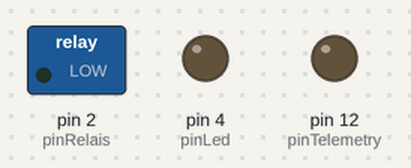
Simulated run of this sketch. Board: Arduino Mega 2560, built with avr-gcc and run on an emulated ATmega2560. Parts: switched loads named in the sketch (green lamp = pin HIGH), output pins drawn as LEDs (lit = HIGH).

Above: at 5.8 s.
At 10.07 s:
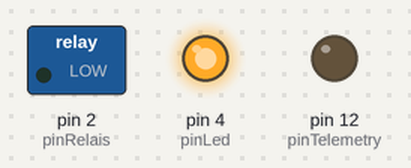
Timing chart, 0 to 14.8 s (numbered marks = the images above):
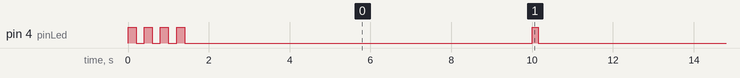

Measured:
- by itself, pin 4 (pinLed): goes 3 × (LOW 0.20 s, HIGH 0.20 s), LOW 8.6 s, 11 × (HIGH 0.15 s, LOW 10.0 s), HIGH 0.15 s, then LOW

The sketch:

receiver.ino
```cpp
// (licence header left out)
// Status der Lampe
bool lampOn = false;
bool replyState = false;
bool relaisState = false;

// Intervals
unsigned long sendInterval = 10000; // nur alle 10s senden
unsigned long lampOffTimeout = 36000000; // 10h


// Zeitstempel
unsigned long lastSend = 0;
unsigned long lastLampOn = 0;
unsigned long lastLedBlink = 0;

// Commands
char cmdLampSetOn[]    = "CLON"; // Anweisung, die Lampe einzuschalten
char cmdLampSetOff[]   = "CLOF"; // Anweisung, die Lampe auszuschalten
char cmdGetLampState[] = "CLST"; // Anweisung, den Status zurückgegeben

// Replys
char replyStateOn[]   = "LSON"; // Antwort: Die Lampe ist eingeschaltet
char replyStateOff[]  = "LSOF"; // Antwort: Die Lampe ist ausgeschaltet

// pins
int pinRelais = 2; // Relais
int pinLed = 4; // LED Statusanzeige
int pinTelemetry = 12; // Telemetrie
int transmitterStateA = 0; // Sender
int transmitterStateB = 15; // Sender


char buf[5] = {'\0','\0','\0','\0','\0'};

void setup() {
  // Ausgänge Setzen
  pinMode(pinRelais, OUTPUT);
  pinMode(pinTelemetry, OUTPUT);
  pinMode(pinLed, OUTPUT);
  pinMode(transmitterStateA, OUTPUT);
  pinMode(transmitterStateB, OUTPUT);

  digitalWrite(pinRelais, LOW);
  digitalWrite(pinTelemetry, LOW);
  digitalWrite(transmitterStateA, LOW);
  digitalWrite(transmitterStateB, LOW);

  // Serielle Schnittstelle zu Funkmodul starten
  Serial2.begin(9600);

  // LED Testen
  ledTest(0);
}

void loop() {
  // ********************************
  // Serielle Daten lesen
  // ********************************

  // alle seriellen Daten lesen und prüfen
  if (Serial2.available() > 0) {

    // Array nachrutschen
    buf[0] = buf[1];
    buf[1] = buf[2];
    buf[2] = buf[3];
    buf[3] = Serial2.read();

    // Lampe ein
    if (strcmp(buf, cmdLampSetOn) == 0) {
      lampOn = true;
      replyState = true;
      lastSend = 0;
      lastLampOn = millis();

    // Lampe aus
    } else if (strcmp(buf, cmdLampSetOff) == 0) {
      lampOn = false;
      replyState = true;
      lastSend = 0;

    // Status Abfrage
    } else if (strcmp(buf, cmdGetLampState) == 0) {
      replyState = true;
    }

  }

  // ********************************
  // Relais setzen
  // ********************************

  if (lampOn != relaisState) {
    digitalWrite(pinRelais, lampOn ? HIGH : LOW);
    digitalWrite(pinTelemetry, lampOn ? HIGH : LOW);
    digitalWrite(pinLed, lampOn ? HIGH : LOW);
    relaisState = lampOn;
  }

  // ********************************
  // Antwort senden
  // ********************************

  if (replyState == true && (lastSend == 0 || (lastSend + sendInterval) < millis())) {
      Serial2.print(lampOn ? replyStateOn : replyStateOff);
      lastSend = millis();
      replyState = false;
  }


  // ********************************
  // lampe nach timeout ausschalten
  // ********************************
  if (lampOn == true && (lastLampOn + lampOffTimeout) < millis()) {
      lampOn = false;
      replyState = true;
  }

  // ********************************
  // LED blinken lassen
  // ********************************
  if ((lastLedBlink + 10000) < millis()) {
    digitalWrite(pinLed, relaisState ? LOW : HIGH);
    delay(150);
    digitalWrite(pinLed, relaisState ? HIGH : LOW);
    lastLedBlink = millis();
  }


}

void ledTest(int cnt) {
  digitalWrite(pinLed, HIGH);
  delay(200);
  digitalWrite(pinLed, LOW);
  delay(200);


  //rekursion
  if (cnt < 3) {
    ledTest(cnt+1);
  }
}
```
